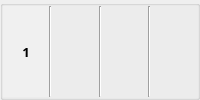
                      <widget class="QGroupBox" name="groupBox_5">
                       <property name="title">
                        <string/>
                       </property>
                       <layout class="QHBoxLayout" name="horizontalLayout_3">
                        <property name="spacing">
                         <number>0</number>
                        </property>
                        <property name="leftMargin">
                         <number>0</number>
                        </property>
                        <property name="topMargin">
                         <number>0</number>
                        </property>
                        <property name="rightMargin">
                         <number>0</number>
                        </property>
                        <property name="bottomMargin">
                         <number>0</number>
                        </property>
                        <item>
                         <widget class="QLabel" name="label_7">
                          <property name="maximumSize">
                           <size>
                            <width>82</width>
                            <height>16777215</height>
                           </size>
                          </property>
                          <property name="font">
                           <font>
                            <family>나눔고딕</family>
                            <pointsize>10</pointsize>
                            <weight>75</weight>
                            <bold>true</bold>
                           </font>
                          </property>
                          <property name="styleSheet">
                           <string notr="true">background-color : rgb(240, 240, 240)</string>
                          </property>
                          <property name="text">
                           <string>1</string>
                          </property>
                          <property name="alignment">
                           <set>Qt::AlignCenter</set>
                          </property>
                          <property name="margin">
                           <number>0</number>
                          </property>
                         </widget>
                        </item>
                        <item>
                         <widget class="Line" name="line">
                          <property name="orientation">
                           <enum>Qt::Vertical</enum>
                          </property>
                         </widget>
                        </item>
                        <item>
                         <widget class="QLabel" name="nielsen_TV_Programme1">
                          <property name="font">
                           <font>
                            <family>나눔고딕</family>
                            <pointsize>10</pointsize>
                           </font>
                          </property>
                          <property name="text">
                           <string/>
                          </property>
                          <property name="margin">
                           <number>0</number>
                          </property>
                         </widget>
                        </item>
                        <item>
                         <widget class="Line" name="line_23">
                          <property name="orientation">
                           <enum>Qt::Vertical</enum>
                          </property>
                         </widget>
                        </item>
                        <item>
                         <widget class="QLabel" name="nielsen_TV_Broadcast1">
                          <property name="maximumSize">
                           <size>
                            <width>200</width>
                            <height>16777215</height>
                           </size>
                          </property>
                          <property name="font">
                           <font>
                            <family>나눔고딕</family>
                            <pointsize>10</pointsize>
                           </font>
                          </property>
                          <property name="text">
                           <string/>
                          </property>
                          <property name="margin">
                           <number>0</number>
                          </property>
                         </widget>
                        </item>
                        <item>
                         <widget class="Line" name="line_12">
                          <property name="orientation">
                           <enum>Qt::Vertical</enum>
                          </property>
                         </widget>
                        </item>
                        <item>
                         <widget class="QLabel" name="nielsen_TV_Audience1">
                          <property name="maximumSize">
                           <size>
                            <width>150</width>
                            <height>16777215</height>
                           </size>
                          </property>
                          <property name="font">
                           <font>
                            <family>나눔고딕</family>
                            <pointsize>10</pointsize>
                           </font>
                          </property>
                          <property name="text">
                           <string/>
                          </property>
                          <property name="alignment">
                           <set>Qt::AlignCenter</set>
                          </property>
                         </widget>
                        </item>
                       </layout>
                      </widget>
